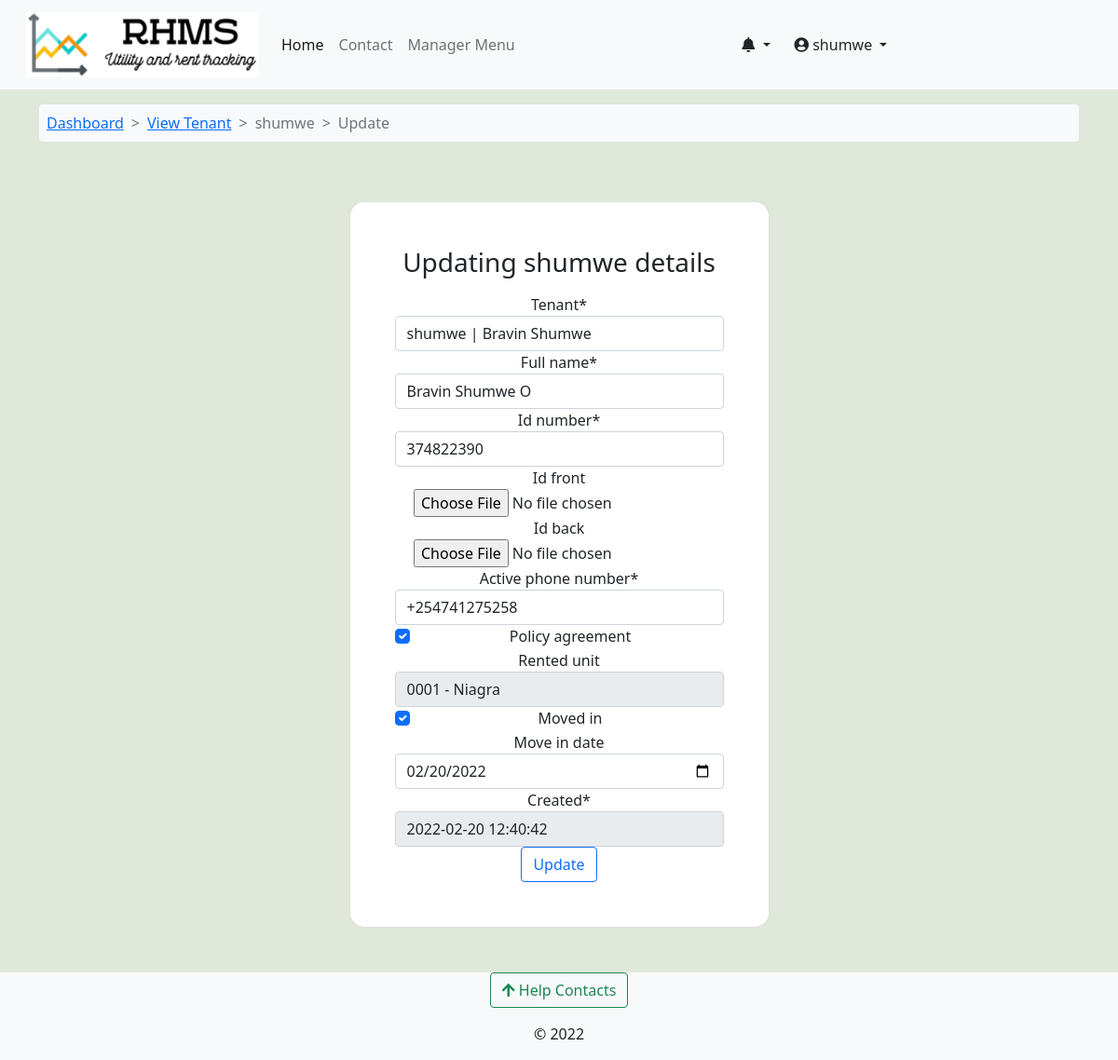
Page /accounts/update-tenant/niagra-bumnsd-sd-djks/shumwe/ (signed in) on the committed database.
### accounts/models.py (models this page shows, shortened)
class User(AbstractUser):
    avatar = models.ImageField(upload_to=get_avatar_path, default='no-avatar.png')
    is_verified = models.BooleanField(default=False)
    is_tenant = models.BooleanField(default=False)
    is_manager = models.BooleanField(default=False)
    def __str__(self):
        return f"{self.username} | {self.first_name} {self.last_name}"

class Tenants(models.Model):
    associated_account = models.OneToOneField(User, on_delete=models.CASCADE, verbose_name='tenant')
    full_name = models.CharField(max_length=100)
    id_number = models.CharField(max_length=10)
    id_front = models.ImageField(upload_to=get_user_docs_path, blank=True)
    id_back = models.ImageField(upload_to=get_user_docs_path, blank=True)
    active_phone_number = PhoneNumberField()
    policy_agreement = models.BooleanField(default=False)
    rented_unit = models.ForeignKey(RentalUnit, on_delete=models.CASCADE, related_name="tenants", null=True, blank=True)
    moved_in = models.BooleanField(default=False)
    move_in_date = models.DateTimeField(null=True, blank=True)
    created = models.DateTimeField(default=datetime.now)
    updated = models.DateTimeField(auto_now=True)
    class Meta:
        verbose_name_plural = 'Tenants'

### accounts/views.py (the view)
# urls.py: path('update-tenant/<slug:building_slug>/<slug:username>/', views.update_tenant, name='update-tenant'),
@login_required
@user_passes_test(lambda user: user.is_manager == True, login_url='profile')
def update_tenant(request, building_slug, username):
    building = Building.objects.get(slug=building_slug)
    tenant_user = User.objects.get(username=username)
    tenant = Tenants.objects.get(
        associated_account_id=tenant_user, rented_unit__building=building)
    if request.method == 'POST':
        tenant_form = TenantUpdateForm(request.POST, instance=tenant)
        if tenant_form.is_valid():
            tenant_form.instance.user = tenant_user
            tenant_form.save()
            messages.success(request, 'Tenant was updated successfully!')
            return redirect('building-dashboard', building_slug=building.slug)
    else:
        tenant_form = TenantUpdateForm(instance=tenant)
    context = {'tenant_user': tenant_user, 'tenant_form': tenant_form,
               'building': building, 'tenant': tenant}
    return render(request, 'accounts/update-tenant.html', context)

### accounts/forms.py
class TenantUpdateForm(forms.ModelForm):
    def __init__(self, *args, **kwargs):
        super(TenantUpdateForm,self).__init__(*args, **kwargs)
        self.fields['rented_unit'].disabled = True
        self.fields['created'].disabled = True
    class Meta:
        model = Tenants
        fields = "__all__"
        widgets = {
            'move_in_date': DateInput(),
            'id_back': forms.FileInput,
            'id_front': forms.FileInput,
        }

### accounts/context_processors.py (called while the page is built)
def get_notifications(request):
    user = request.user
    if user.is_authenticated:
        notifications = UserNotifications.objects.filter(
            user_id=user).order_by('-created')[:7]
        return dict(notifications=notifications)
    else:
        return {'false': False}

### complaints/context_processors.py (called while the page is built)
def get_contacts(request):
    user = request.user
    if user.is_authenticated:
        if user.is_tenant:
            tenant = Tenants.objects.get(associated_account=user)
            building = Building.objects.get(id=tenant.rented_unit.building_id)
            contacts = HelpContacts.objects.filter(associated_building=building)
            return dict(contacts=contacts)
        elif user.is_manager:
            contacts = HelpContacts.objects.all()
            return dict(contacts=contacts)
        else:
            contacts = HelpContacts.objects.filter(make_publicly_available=True)
            return dict(contacts=contacts)
    else:
        contacts = HelpContacts.objects.filter(make_publicly_available=True)
        return dict(contacts=contacts)

### rental_property/context_processors.py (called while the page is built)
def my_managed_buildings(request):
    user_instance = request.user
    if user_instance.is_authenticated:
        manager_instance = Managers.objects.filter(associated_account=user_instance)[:1]
        managed_buildings = Building.objects.filter(manager=manager_instance)
        return dict(managed_buildings=managed_buildings)
    else:
        return {'False': False,}

### rental_property/models.py (called while the page is built)
    def __str__(self):
        return f"{self.name}"

    def __str__(self):
        return f"{self.unit_number} - {self.building}"

### accounts/templates/accounts/update-tenant.html (shortened to what this page needs)
{% extends 'base.html' %}
{% load crispy_forms_tags %}
{% block content %}
<nav class="container mt-3">
  <ol class="breadcrumb bg-light p-2 rounded-2">
      <li class="breadcrumb-item"> <a href="{% url 'building-dashboard' building.slug %}">Dashboard</a></li>
      <li class="breadcrumb-item"><a href="{% url 'view-tenant' building.slug tenant.associated_account.username %}"> View Tenant </a></li>
      <li class="breadcrumb-item active"> {{tenant.associated_account.username}}</li>
      <li class="breadcrumb-item active"> Update </li>
  </ol>
</nav>
<section>
    <div class="container py-5 h-100">
      <div class="row d-flex justify-content-center align-items-center h-100">
        <div class="col-12 col-md-8 col-lg-6 col-xl-5">
          <div class="card shadow-2-strong" style="border-radius: 1rem;">
            <div class="card-body p-5 text-center">
                <h3> Updating {{tenant_user.username}} details</h3>
                <form class="no-padding" method="POST" enctype="multipart/form-data">
                    <fieldset class="form-group">
                        {{ tenant_form|crispy }}
                    </fieldset>
                    <div class="form-group">
                        <button class="btn btn-outline-primary" type="submit">Update</button>
                    </div>
                </form>
            </div>
        </div>
      </div>
    </div>
  </div>
</section>
{% endblock %}

### templates/base.html (shortened to what this page needs)
<!doctype html>
<html lang="en">
  {% load static %}
  {% load i18n %}
  <head>
    {% load pwa %}
    <link href="https://cdn.jsdelivr.net/npm/bootstrap@5.0.2/dist/css/bootstrap.min.css" rel="stylesheet">
    <link type="text/css" href="{% static 'css/main.css' %}" rel="stylesheet">
    <link rel="stylesheet" href="https://cdnjs.cloudflare.com/ajax/libs/font-awesome/4.7.0/css/font-awesome.min.css">
    <link rel="stylesheet" href="https://pro.fontawesome.com/releases/v5.11.2/css/all.css">
  </head>
  <body class="d-flex flex-column min-vh-100" style="background-color: #dfe8da;">
    <nav class="navbar navbar-expand-lg navbar-light bg-light" aria-label="main-nav">
        <div class="container-fluid">
          <a class="navbar-brand align" href="{% url 'operational-buildings' %}">
                <div class="d-flex">
                    <div class="ms-3 d-flex flex-column">
                      <img src="{% static 'img/rhms_logo2.png' %}" alt="logo" width="250" height="70"/>
                    </div>
                </div>
            </a>
            <div class="collapse navbar-collapse" id="mynav">
                <ul class="navbar-nav mb-lg-0">
                    <li class="nav-item"> <a class="nav-link active" aria-current="page" href="{% url 'operational-buildings' %}">Home</a> </li>
                    <li class="nav-item"> <a class="nav-link" aria-current="page" href="{% url 'core:contact' %}">Contact</a> </li>
                    {% if user.is_manager %}
                    <li class="nav-item"> <a class="nav-link" data-bs-toggle="offcanvas" href="#hrmsCanvas" role="button" aria-controls="hrmsCanvas">Manager Menu</a> </li>
                    {% endif %}
                </ul>
                </div>
                {% if request.user.is_authenticated %}
                <div class="collapse navbar-collapse" id="mynav">
                  <div class="dropdown">
                    <a href="#" class="btn dropdown-toggle" type="button" id="messagesDrop" data-bs-toggle="dropdown" aria-haspopup="true" aria-expanded="false">
                      <em class="fas fa-bell"></em>
                    </a>
                      {% load humanize %}
                  </div>
                <div class="collapse navbar-collapse" id="mynav">
                  <div class="dropdown">
                    <a href="#" class="btn dropdown-toggle" type="button" id="dropdownMenuButton" data-bs-toggle="dropdown" aria-haspopup="true" aria-expanded="false">
                      <em class="fas fa-user-circle"></em> {{ request.user.username }}
                    </a>
                  </div>
                </div>
                {% endif %}
            </div>
    </nav>
    {% block content %}	{% endblock content%}
    <footer class="mt-auto bg-light">
      <div class="mb-3 text-center">
      <button class="btn btn-outline-success" type="button" data-bs-toggle="offcanvas" data-bs-target="#contactsOffcanvas" aria-controls="contactsOffcanvas"><em class="fas fa-arrow-upfas fa-arrow-up"></em> Help Contacts</button>
      </div>
      <div>
        <p class="text-center ">&copy; 2022</p>
  </footer>
  </body>
</html>

### static/css/main.css (style rules this page uses)
:root { --header-height: 3rem; --nav-width: 68px; --first-color-light: #AFA5D9; --white-color: #F7F6FB; --body-font: 'Nunito', sans-serif; --normal-font-size: 1rem; --z-fixed: 100 }
.breadcrumb-item + .breadcrumb-item::before { content: ">"; }

### rows in the picture
User: user.username "shumwe", username "shumwe"
Tenants: associated_account.username "shumwe", associated_account "shumwe | Bravin Shumwe", full_name "Bravin Shumwe O", id_number "374822390", active_phone_number "+254741275258", policy_agreement "☑", rented_unit "0001 - Niagra", moved_in "☑", move_in_date "02/20/2022", created "2022-02-20 12:40:42"
